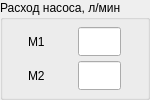
        <widget class="QGroupBox" name="expenditure">
         <property name="sizePolicy">
          <sizepolicy hsizetype="Maximum" vsizetype="Preferred">
           <horstretch>0</horstretch>
           <verstretch>0</verstretch>
          </sizepolicy>
         </property>
         <property name="maximumSize">
          <size>
           <width>150</width>
           <height>112</height>
          </size>
         </property>
         <property name="title">
          <string>Расход насоса, л/мин</string>
         </property>
         <layout class="QGridLayout" name="gridLayout_6">
          <property name="leftMargin">
           <number>2</number>
          </property>
          <property name="topMargin">
           <number>4</number>
          </property>
          <property name="rightMargin">
           <number>2</number>
          </property>
          <property name="bottomMargin">
           <number>2</number>
          </property>
          <property name="spacing">
           <number>2</number>
          </property>
          <item row="1" column="0">
           <widget class="QLabel" name="label_15">
            <property name="maximumSize">
             <size>
              <width>25</width>
              <height>29</height>
             </size>
            </property>
            <property name="text">
             <string>М2</string>
            </property>
           </widget>
          </item>
          <item row="1" column="1">
           <widget class="QLineEdit" name="YB2">
            <property name="sizePolicy">
             <sizepolicy hsizetype="Maximum" vsizetype="Fixed">
              <horstretch>0</horstretch>
              <verstretch>0</verstretch>
             </sizepolicy>
            </property>
            <property name="maximumSize">
             <size>
              <width>43</width>
              <height>29</height>
             </size>
            </property>
            <property name="toolTip">
             <string>YB2</string>
            </property>
            <property name="toolTipDuration">
             <number>500</number>
            </property>
           </widget>
          </item>
          <item row="0" column="0">
           <widget class="QLabel" name="label_14">
            <property name="maximumSize">
             <size>
              <width>25</width>
              <height>29</height>
             </size>
            </property>
            <property name="text">
             <string>М1</string>
            </property>
           </widget>
          </item>
          <item row="0" column="1">
           <widget class="QLineEdit" name="YB1">
            <property name="sizePolicy">
             <sizepolicy hsizetype="Maximum" vsizetype="Fixed">
              <horstretch>0</horstretch>
              <verstretch>0</verstretch>
             </sizepolicy>
            </property>
            <property name="maximumSize">
             <size>
              <width>43</width>
              <height>29</height>
             </size>
            </property>
            <property name="toolTip">
             <string>YB1</string>
            </property>
            <property name="toolTipDuration">
             <number>500</number>
            </property>
           </widget>
          </item>
         </layout>
        </widget>
